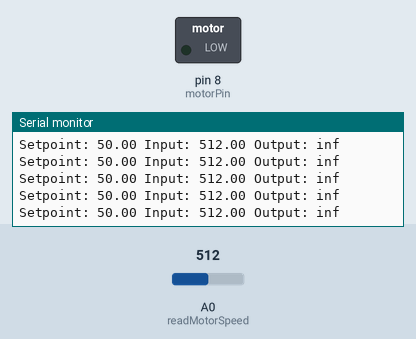
Bench run of a sketch on a simulated Arduino Uno, built with avr-gcc and run on an emulated ATmega328P. Shown: switched loads named in the sketch (green lamp = pin HIGH), the last lines printed to the serial monitor. The test bench sets the inputs (shaded band); at power-on: A0 (readMotorSpeed) = 512.

Above: at 1.2 s.
1.3 s: A0 (readMotorSpeed) set to 985
At 1.32 s:
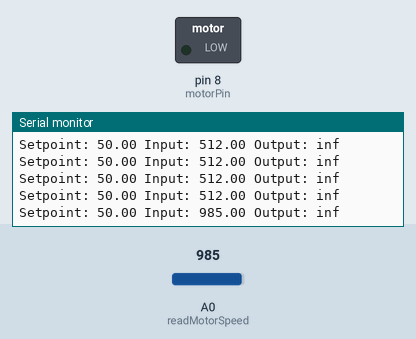
4.3 s: A0 (readMotorSpeed) set to 1009
At 4.36 s:
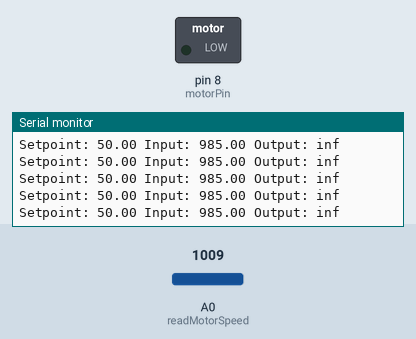
Timing chart, 0 to 7.3 s (numbered marks = the images above; inputs shaded):
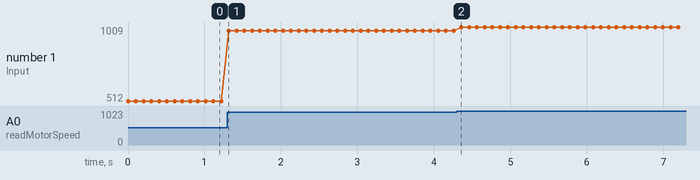

The sketch:

Control_GOAT.ino
```cpp
double kp = 2.0; //Proportional gain
double ki = 1.0; // Integral gain
double kd = 0.7; // Derivative gain

double setPoint = 50.0; //speed we want to move with (target_speed)
double input = 0;  //current speed
double output = 0; //output of the motor

double integral = 0;
double previousError = 0;
unsigned long lastTime = 0;


// Exponential Smoothing Filter Parameters
// equation is y(n) = alpha * y(n-1) + (1-alpha)* x(n)
double alpha = 0.99;
double smoothedOutput = 0; // x(n)

const int motorPin = 8; //use the  Motor control pin (PWM)

void setup() {
  Serial.begin(9600);
  pinMode(motorPin, OUTPUT);
  lastTime = millis();
}

void loop() {
  unsigned long currentTime = millis();
  double elapsedTime = (double)(currentTime - lastTime); // elapsedTime is the (dt)

  // Read motor speed
  input = readMotorSpeed(); //this function we recalled it to return the the current speed of the motor

  //apply PID on the output
  double error = setPoint - input;
  integral = integral + (error * elapsedTime); // integral is the integration of the error in elapsedTime (dt)
  double derivative = (error - previousError) / elapsedTime; // derivative is the difference between the error and the previous divided by the elapsedTime (dt) ( de(t)/d(t) )
  // the equation of the PID
  output = (kp * error) + (ki * integral) + (kd * derivative);


  // Apply Exponential Smoothing Filter for soft start
  smoothedOutput = (alpha * output) + (1 - alpha) * smoothedOutput;

  // Update motor speed
  analogWrite(motorPin, constrain(smoothedOutput, 0, 255));

  // Store for next iteration to begin a new point to filter
  previousError = error;
  lastTime = currentTime;

  Serial.print("Setpoint: ");
  Serial.print(setPoint);
  Serial.print(" Input: ");
  Serial.print(input);
  Serial.print(" Output: ");
  Serial.println(smoothedOutput);

  delay(100);  // Loop delay to simulate processing time
}

  double readMotorSpeed() {
  // Return the current speed of the motor
  return analogRead(A0); // reading from analogPin on the microcontroller
}
```

Measured:
- after the input at 1.3 s, the serial monitor: prints a new line at once (image 1)
- plotted number 1: 512 → 985 after the input at 1.3 s, 985 → 1009 after the input at 4.3 s
